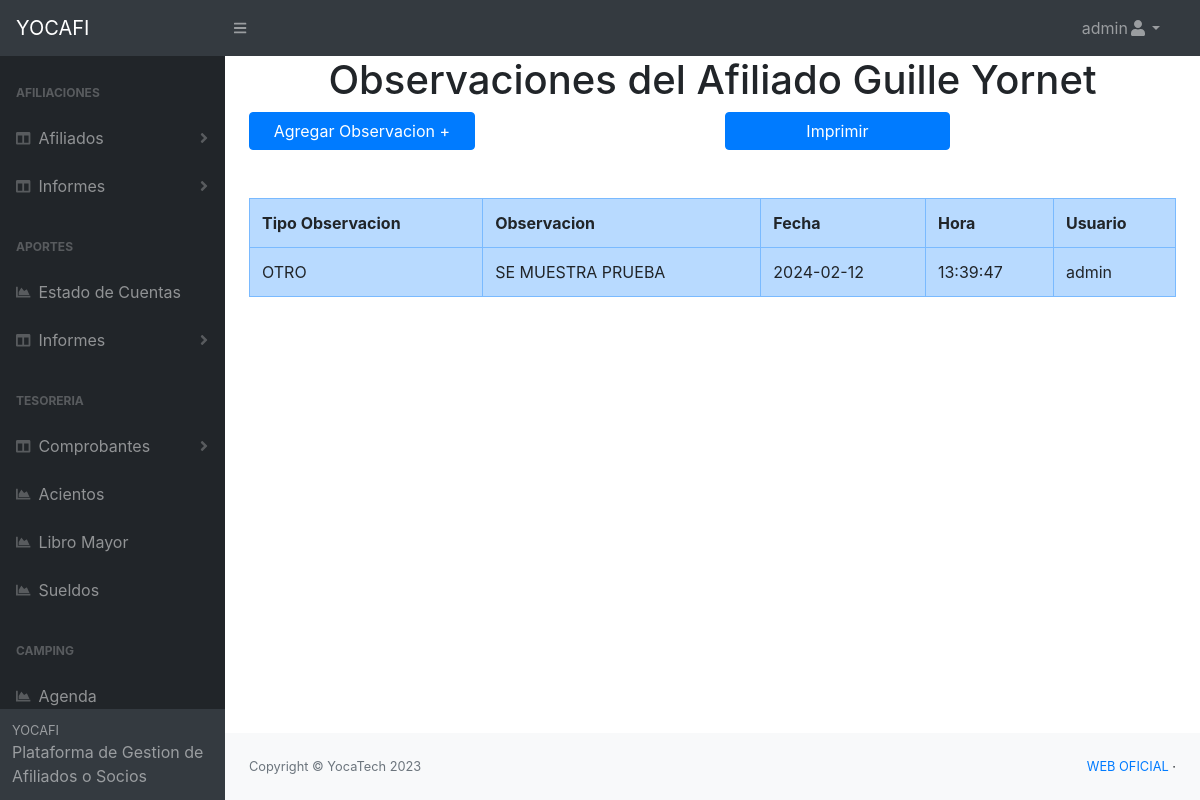
The page /pages/observaciones.php?id=3 (signed in) on the database its author committed.
### tables this page shows
CREATE TABLE `afiliado_titular` (
  `id` int(11) NOT NULL,
  `nombre` text NOT NULL,
  `apellido` text NOT NULL,
  `dni` text NOT NULL,
  `fecha_nacimiento` date NOT NULL,
  `domicilio` text NOT NULL,
  `telefono` text NOT NULL,
  `email` text DEFAULT NULL,
  `departamento` text NOT NULL,
  `estado_civil` text NOT NULL,
  `genero` text NOT NULL,
  `tipo_socio` text NOT NULL,
  `servicio_salud` varchar(10) NOT NULL,
  `socio_vitalicio` varchar(10) NOT NULL,
  `padron` text NOT NULL,
  `sector_laboral` text NOT NULL,
  `fecha_carga` date DEFAULT NULL,
  `hora_carga` time DEFAULT NULL,
  `usuario_carga` text NOT NULL,
  `estado` text DEFAULT NULL,
  `fecha_estado` date DEFAULT NULL,
  `hora_estado` time DEFAULT NULL,
  `usuario_estado` text DEFAULT NULL,
  `fecha_baja` date DEFAULT NULL,
  `hora_baja` time DEFAULT NULL,
  `usuario_baja` text DEFAULT NULL,
  `fecha_edicion` date DEFAULT NULL,
  `hora_edicion` time DEFAULT NULL,
  `usuario_edita` text DEFAULT NULL
);

CREATE TABLE `observaciones` (
  `id` int(11) NOT NULL,
  `id_titular` int(11) NOT NULL,
  `observacion` text NOT NULL,
  `tipo_observacion` varchar(50) NOT NULL,
  `fecha_carga` date NOT NULL DEFAULT current_timestamp(),
  `hora_carga` time NOT NULL DEFAULT current_timestamp(),
  `usuario_carga` varchar(50) NOT NULL
);

### pages/observaciones.php (the view, shortened to what this page needs)
<?php
    require 'conexion.php';
    $ficha=$_GET['id'];
    $sql = "SELECT * FROM afiliado_titular WHERE id='$ficha'";
    $resultado = $mysqli->query($sql);
    while ($row = $resultado->fetch_assoc()) {
        $nombre_titular=$row['nombre'].' '.$row['apellido'];
    }
    $sql2 = "SELECT * FROM observaciones WHERE id_titular='$ficha'";
    $resultado2 = $mysqli->query($sql2);
?>
<?php
    include "header.php";
?>
    <body class="sb-nav-fixed">
    <?php
    include "nav_principal.php";
    ?>
        <div id="layoutSidenav">
           <?php
           include "inc_nav.php";
           ?>
            <div id="layoutSidenav_content">
    <main>
                    <h1 class="text-center">Observaciones del Afiliado <?php echo $nombre_titular; ?></h1>
                    <div class="container">
                        <div class="row">
                            <div class='col'>
                            <a href="nueva_observacion.php?id=<?php echo $ficha; ?>"class='btn btn-primary col-6'>Agregar Observacion +</a>
                            </div>
                            <div class='col'>
                            <a href="#"class='btn btn-primary col-6'>Imprimir</a>
                            </div>
                        </div>
                    </div>
 <div class="container mt-5">
  <table class="table table-bordered table-primary">
    <tr>
        <th>Tipo Observacion</th>
        <th>Observacion</th>
        <th>Fecha</th>
        <th>Hora</th>
        <th>Usuario</th>
    </tr>
    <?php while ($row2 = $resultado2->fetch_assoc()) { ?>
    <tr>
        <td><?php echo $row2['tipo_observacion']; ?></td>
        <td><?php echo $row2['observacion']; ?></td>
        <td><?php echo $row2['fecha_carga']; ?></td>
        <td><?php echo $row2['hora_carga']; ?></td>
        <td><?php echo $row2['usuario_carga']; ?></td>
    </tr>
    <?php } ?>
  </table>
</div>
                </main>
                <?php
                    include "footer.php";
                ?>
            </div>
        </div>
    </body>
</html>

### rows shown on the page
afiliado_titular: nombre_titular "Guille Yornet"
observaciones: tipo_observacion "OTRO", observacion "SE MUESTRA PRUEBA", fecha_carga "2024-02-12", hora_carga "13:39:47", usuario_carga "admin"

### other values the page prints
$usuario "admin"
